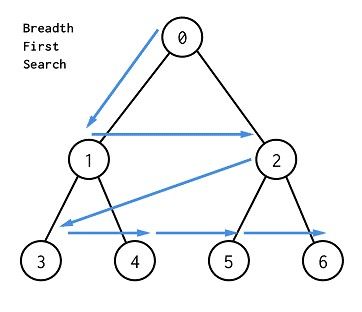
#> input picture GE2/presaved/BFS.jpg, 362 x 312 px
$ python -i helpers_region_growing.py   (imports and definitions only)
#> lines starting #> are read from the running program, lines starting #| are printed output that depends on the picture
import cv2
import numpy as np
import matplotlib.pyplot as plt

def load_img(img_path):
#> called with img_path = 'presaved/BFS.jpg'
    image = cv2.imread(img_path, cv2.IMREAD_COLOR)
#> image is the input picture: shape (312, 362, 3); mean B, G, R 246.1, 244.8, 243.4
    image = cv2.cvtColor(image, cv2.COLOR_BGR2RGB)
    image = cv2.GaussianBlur(image, ksize=(7, 7), sigmaX=2)
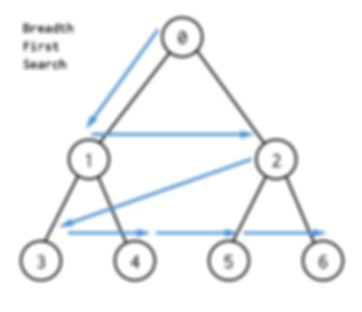
#> image: shape (312, 362, 3); mean R, G, B 243.5, 244.8, 246.1

    resize_width = 400
    resize_height = int(image.shape[0] * resize_width / image.shape[1])
#> resize_height = 344
    image = cv2.resize(image, (resize_width, resize_height), interpolation=cv2.INTER_CUBIC)
#> image: shape (344, 400, 3)

    image = image.astype(np.float32) / 255

    return image

# [64 lines left out: functions display_init, display, test_seg, compute_iou, not called in this run]

>>> result = load_img('presaved/BFS.jpg')
